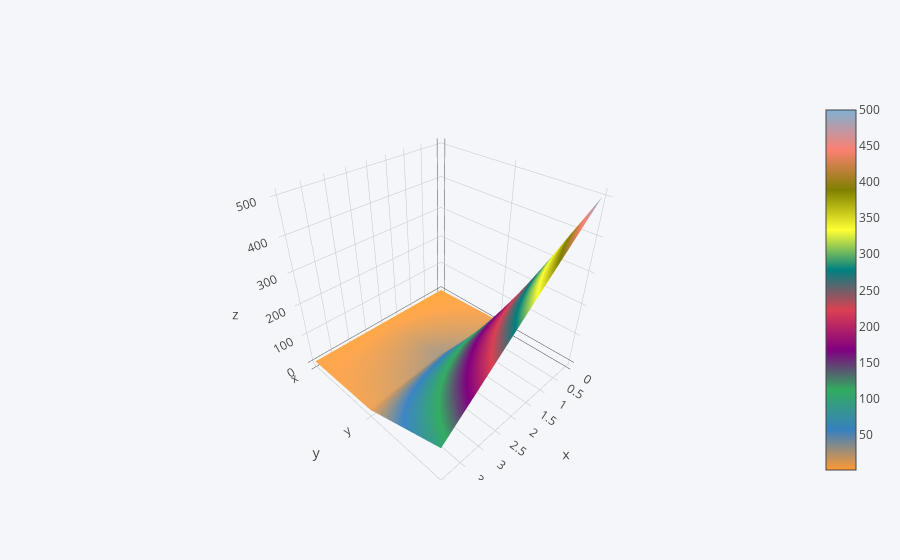

The notebook cell saved with this chart:
### Code cell
df3.iplot(kind='surface')

### Figure 1 — Plotly figure (JSON) as saved in the notebook; plotly's stock layout.template omitted (floating-point values rounded to 4 significant figures)
{"data": [{"colorscale": [[0, "rgb(255, 153, 51)"], [0.1111, "rgb(55, 128, 191)"], [0.2222, "rgb(50, 171, 96)"], [0.3333, "rgb(128, 0, 128)"], [0.4444, "rgb(219, 64, 82)"], [0.5556, "rgb(0, 128, 128)"], [0.6667, "rgb(255, 255, 51)"], [0.7778, "rgb(128, 128, 0)"], [0.8889, "rgb(251, 128, 114)"], [1, "rgb(128, 177, 211)"]], "type": "surface", "uid": "55b5d0e1-efcc-402d-b71d-5fcc0913b16f", "x": [0, 1, 2, 3, 4], "y": ["x", "y", "z"], "z": [[1, 2, 3, 4, 5], [10, 20, 30, 20, 10], [500, 400, 300, 200, 100]]}], "layout": {"legend": {"bgcolor": "#F5F6F9", "font": {"color": "#4D5663"}}, "paper_bgcolor": "#F5F6F9", "plot_bgcolor": "#F5F6F9", "title": {"font": {"color": "#4D5663"}}, "xaxis": {"gridcolor": "#E1E5ED", "showgrid": true, "tickfont": {"color": "#4D5663"}, "title": {"font": {"color": "#4D5663"}, "text": ""}, "zerolinecolor": "#E1E5ED"}, "yaxis": {"gridcolor": "#E1E5ED", "showgrid": true, "tickfont": {"color": "#4D5663"}, "title": {"font": {"color": "#4D5663"}, "text": ""}, "zerolinecolor": "#E1E5ED"}}}
